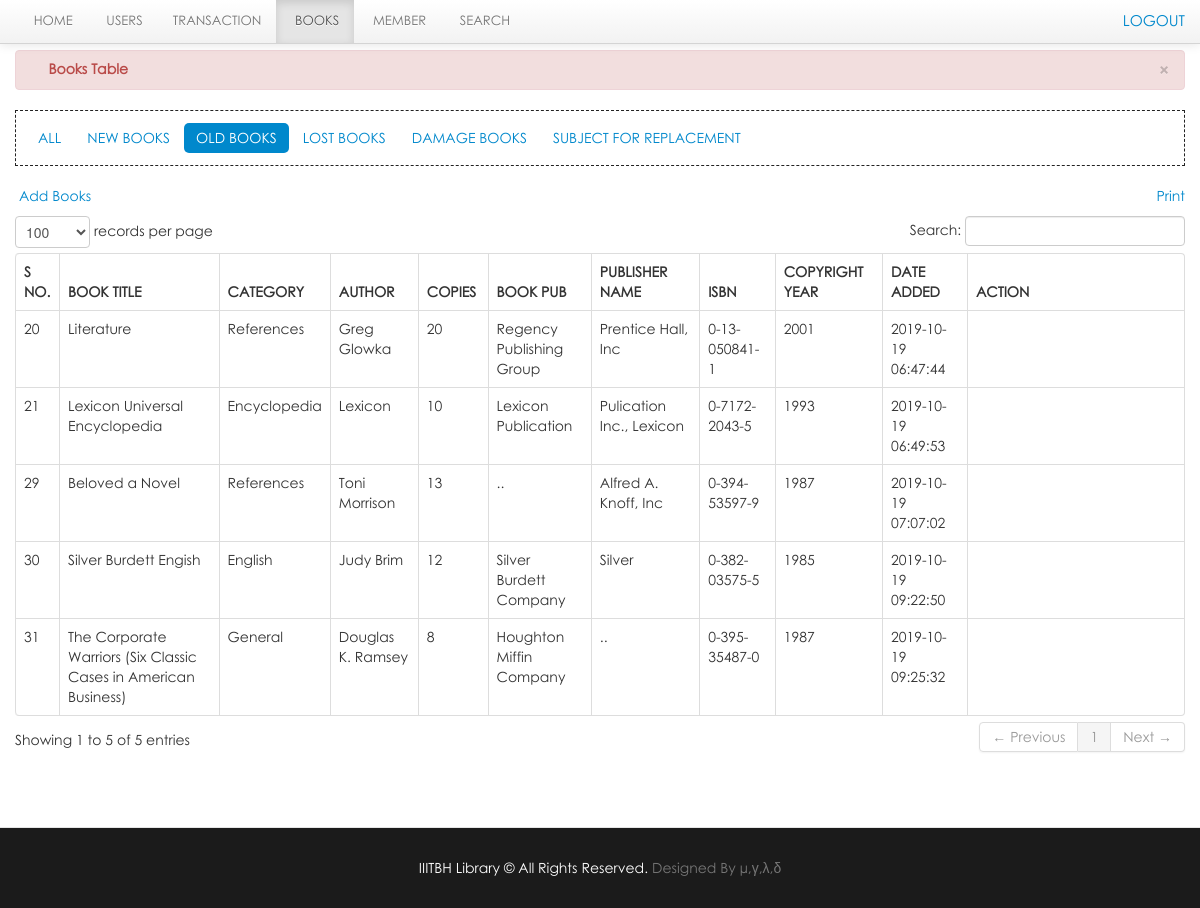
Screenshot of /lms/librarian/old_books.php (signed in) with the database file from the repository.
### tables this page shows
CREATE TABLE `book` (
  `book_id` int(11) NOT NULL,
  `book_title` varchar(100) NOT NULL,
  `category_id` int(50) NOT NULL,
  `author` varchar(50) NOT NULL,
  `book_copies` int(11) NOT NULL,
  `book_pub` varchar(100) NOT NULL,
  `publisher_name` varchar(100) NOT NULL,
  `isbn` varchar(50) NOT NULL,
  `copyright_year` int(11) NOT NULL,
  `Shelf/Rack` varchar(11) NOT NULL,
  `date_receive` varchar(20) NOT NULL,
  `date_added` datetime NOT NULL,
  `status` varchar(30) NOT NULL
);

CREATE TABLE `category` (
  `category_id` int(11) NOT NULL,
  `classname` varchar(50) DEFAULT NULL
);

### lms/librarian/old_books.php (the view, shortened to what this page needs)
<?php include('header.php'); ?>
<?php include('navbar_books.php'); ?>
    <div class="container">
		<div class="margin-top">
			<div class="row">
			<div class="span12">
			   <div class="alert alert-danger">
                                    <button type="button" class="close" data-dismiss="alert">&times;</button>
                                    <strong><i class="icon-user icon-large"></i>&nbsp;Books Table</strong>
                                </div>
								    <ul class="nav nav-pills">
										<li><a href="books.php">All</a></li>
										<li><a href="new_books.php">New Books</a></li>
										<li class="active"><a href="old_books.php">Old Books</a></li>
										<li><a href="lost.php">Lost Books</a></li>
										<li><a href="damage.php">Damage Books</a></li>
										<li><a href="sub_rep.php">Subject for Replacement</a></li>
									</ul>
                            <table cellpadding="0" cellspacing="0" border="0" class="table  table-bordered" id="example">
								<div class="pull-right">
								<a href="" onclick="window.print()" class="btn-default">Print</a>
								</div>
								<p><a href="add_books.php" class="btn-default">&nbsp;Add Books</a></p>
                                <thead>
                                    <tr>
									    <th>S No.</th>
                                        <th>Book Title</th>
                                        <th>Category</th>
										<th>Author</th>
										<th class="action">copies</th>
										<th>Book Pub</th>
										<th>Publisher Name</th>
										<th>ISBN</th>
										<th>Copyright Year</th>
										<th>Date Added</th>
										<th class="action">Action</th>
                                    </tr>
                                </thead>
                                <tbody>
                                  <?php  $user_query=mysqli_query($con,"select * from book where status = 'old'")or die(mysql_error());
									while($row=mysqli_fetch_array($user_query)){
									$id=$row['book_id'];
									$cat_id=$row['category_id'];
											$cat_query = mysqli_query($con,"select * from category where category_id = '$cat_id'")or die(mysql_error());
											$cat_row = mysqli_fetch_array($cat_query);
									?>
									<tr class="del<?php echo $id ?>">
                                    <td><?php echo $row['book_id']; ?></td>
                                    <td><?php echo $row['book_title']; ?></td>
									<td><?php echo $cat_row ['classname']; ?> </td>
                                    <td><?php echo $row['author']; ?> </td>
                                    <td class="action"><?php echo $row['book_copies']; ?> </td>
                                     <td><?php echo $row['book_pub']; ?></td>
									 <td><?php echo $row['publisher_name']; ?></td>
									 <td><?php echo $row['isbn']; ?></td>
									 <td><?php echo $row['copyright_year']; ?></td>
									 <td><?php echo $row['date_added']; ?></td>
                                    <td class="action">
                                      <div class="span2">
                                        <a rel="tooltip"  title="Delete" id="<?php echo $id; ?>" href="#delete_book<?php echo $id; ?>" data-toggle="modal"    class="btn-default"><i class="icon-trash icon-large"></i></a>
										<div class="span1">
										<a  rel="tooltip"  title="Edit" id="e<?php echo $id; ?>" href="edit_book.php<?php echo '?id='.$id; ?>" class="btn-default"><i class="icon-pencil icon-large"></i></a>
										</div></div>
                                    </td>
                                    </tr>
									<?php  }  ?>
                                </tbody>
                            </table>
			</div>
			</div>
		</div>
    </div>
<?php include('footer.php') ?>

### lms/css/docs.css (style rules this page uses)
body { font-family:'TR Century Gothic',Helvetica,Arial,sans-serif !important; }
.alert { text-shadow: none; }
.nav-tabs, .nav-pills { border: 1px dashed #222 !important; padding: 10px; }
th { text-transform:uppercase; }
.nav li a { text-transform:uppercase; }
.margin-top { margin-top:50px; }
body { background: url(../img/grid_noise.png); position: relative; }

### lms/css/print.css (style rules this page uses)
.action { display:none; }
th { text-align:left; }
td { text-align:left; border-top:1px solid; padding:2px; }
.alert { display:none; }
body { font-family:arial; font-size:13px; }
.nav { display:none; }

### rows the page displays
book: book_id "20", book_title "Literature", category.classname "References", author "Greg Glowka", book_copies "20", book_pub "Regency Publishing Group", publisher_name "Prentice Hall, Inc", isbn "0-13-050841-1", copyright_year "2001", date_added "2019-10-19 06:47:44"
book: book_id "21", book_title "Lexicon Universal Encyclopedia", category.classname "Encyclopedia", author "Lexicon", book_copies "10", book_pub "Lexicon Publication", publisher_name "Pulication Inc., Lexicon", isbn "0-7172-2043-5", copyright_year "1993", date_added "2019-10-19 06:49:53"
book: book_id "29", book_title "Beloved a Novel", category.classname "References", author "Toni Morrison", book_copies "13", book_pub "..", publisher_name "Alfred A. Knoff, Inc", isbn "0-394-53597-9", copyright_year "1987", date_added "2019-10-19 07:07:02"
book: book_id "30", book_title "Silver Burdett Engish", category.classname "English", author "Judy Brim", book_copies "12", book_pub "Silver Burdett Company", publisher_name "Silver", isbn "0-382-03575-5", copyright_year "1985", date_added "2019-10-19 09:22:50"
book: book_id "31", book_title "The Corporate Warriors (Six Classic Cases in American Business)", category.classname "General", author "Douglas K. Ramsey", book_copies "8", book_pub "Houghton Miffin Company", publisher_name "..", isbn "0-395-35487-0", copyright_year "1987", date_added "2019-10-19 09:25:32"
